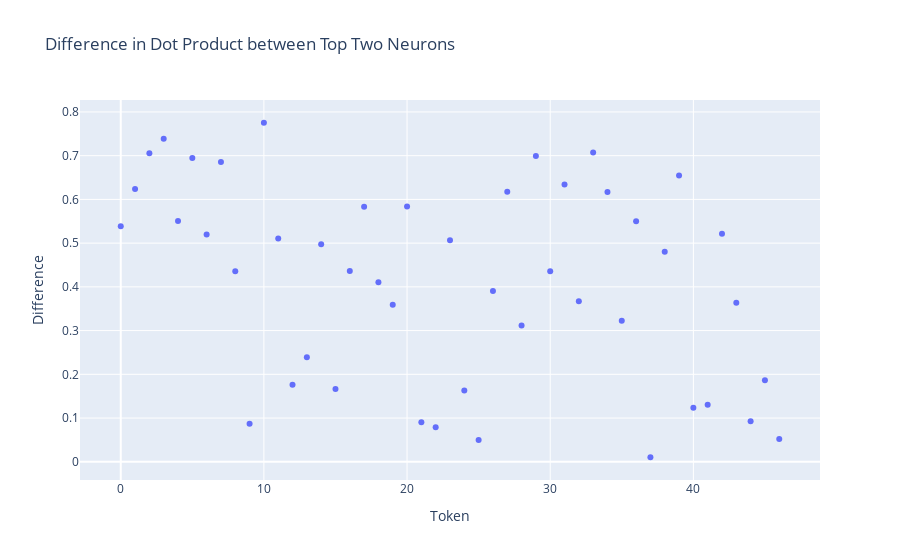

The notebook cell saved with this chart:
### Code cell
diff_percentages = []
token_to_diff_percentage = {}
for token, (top_dot_product,) in token_to_top_two.items():
    print(f"{token}: {top_dot_product}, {(top_dot_product[0]-top_dot_product[1])/top_dot_product[0]:.2f}")
    diff_percentages.append((top_dot_product[0]-top_dot_product[1])/top_dot_product[0])

scatter(torch.arange(len(diff_percentages)), diff_percentages, xaxis="Token", yaxis="Difference", title="Difference in Dot Product between Top Two Neurons")

### Figure 1 — Plotly figure (JSON) as saved in the notebook; plotly's stock layout.template omitted (floating-point values rounded to 4 significant figures)
{"data": [{"hovertemplate": "Token=%{x}<br>Difference=%{y}<extra></extra>", "legendgroup": "", "marker": {"color": "#636efa", "symbol": "circle"}, "mode": "markers", "name": "", "orientation": "v", "showlegend": false, "type": "scatter", "x": [0, 1, 2, 3, 4, 5, 6, 7, 8, 9, 10, 11, 12, 13, 14, 15, 16, 17, 18, 19, 20, 21, 22, 23, 24, 25, 26, 27, 28, 29, 30, 31, 32, 33, 34, 35, 36, 37, 38, 39, 40, 41, 42, 43, 44, 45, 46], "xaxis": "x", "y": [0.5385, 0.6237, 0.7054, 0.7389, 0.5508, 0.6946, 0.5198, 0.6854, 0.4358, 0.08703, 0.7753, 0.5105, 0.1762, 0.2392, 0.4974, 0.1666, 0.4362, 0.5832, 0.4108, 0.3589, 0.5836, 0.09047, 0.07917, 0.5067, 0.1629, 0.04991, 0.3907, 0.6174, 0.3114, 0.6994, 0.4358, 0.6338, 0.3669, 0.7073, 0.6167, 0.3227, 0.5502, 0.01034, 0.4803, 0.6547, 0.1238, 0.1302, 0.5217, 0.364, 0.09273, 0.1866, 0.05219], "yaxis": "y"}], "layout": {"legend": {"tracegroupgap": 0}, "title": {"text": "Difference in Dot Product between Top Two Neurons"}, "xaxis": {"anchor": "y", "domain": [0, 1], "title": {"text": "Token"}}, "yaxis": {"anchor": "x", "domain": [0, 1], "title": {"text": "Difference"}}}}
